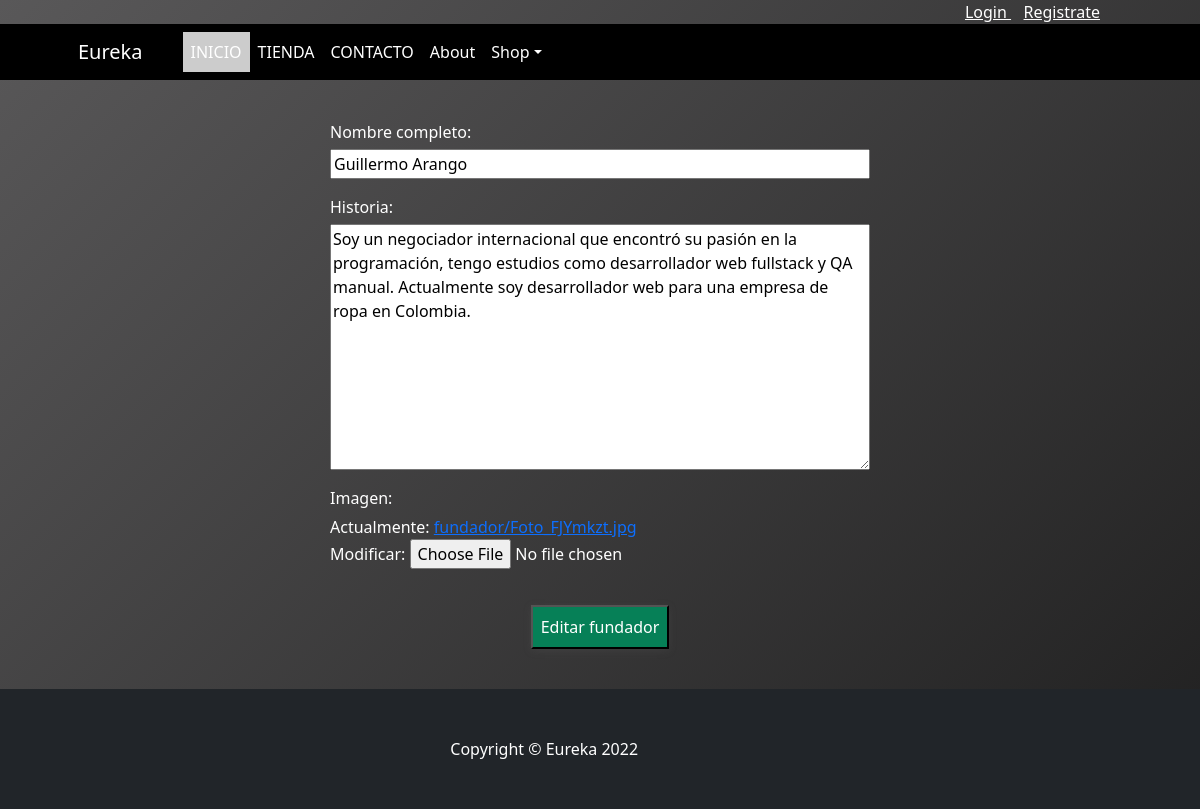
Page /about/editar_fundador/3 on the earlier database version.
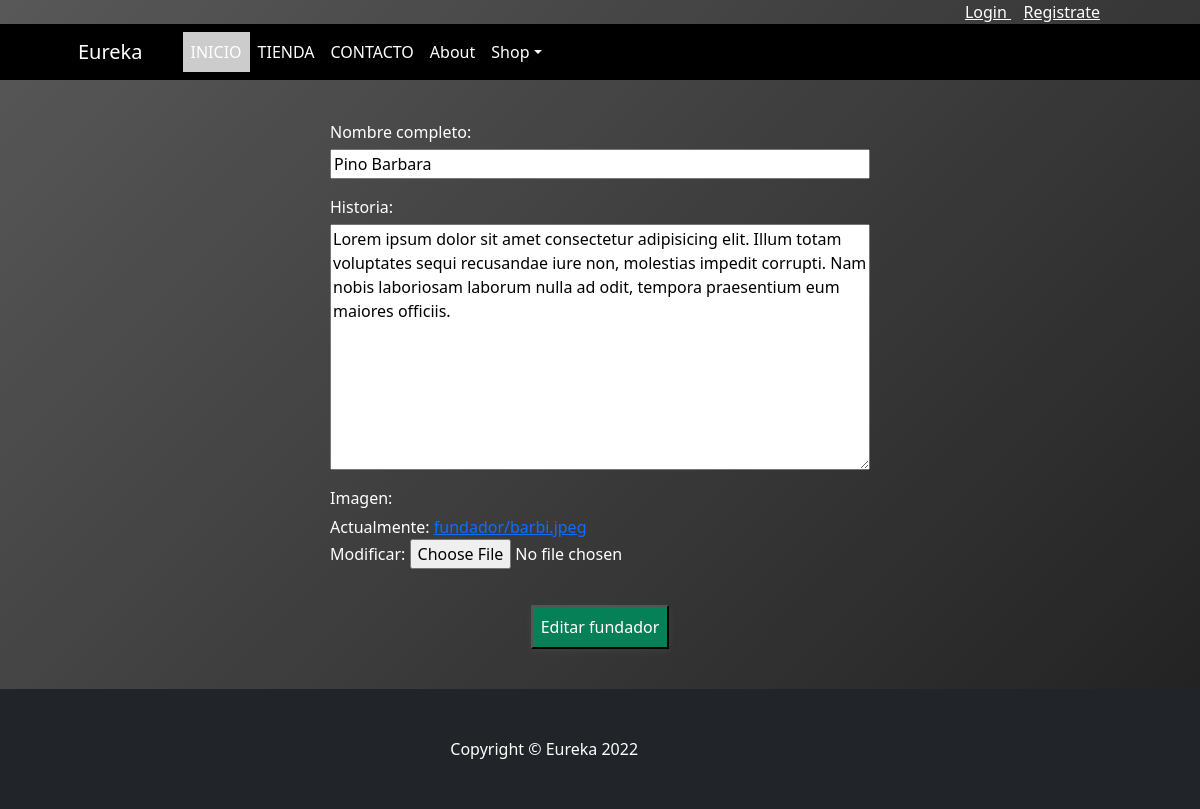
Same page on the later database version.
### About/models.py (models this page shows)
class Fundador(models.Model):
    nombre_completo=models.CharField(max_length=100)
    historia=models.TextField(max_length=500)
    imagen=models.ImageField(null=True, blank=True,upload_to="fundador/")
    created=models.DateTimeField(default=datetime.now())
    updated=models.DateTimeField(default=datetime.now())

### About/views.py (the view)
# urls.py: path('editar_fundador/<id>', editar_fundador, name='about-editar-fundador'),
def editar_fundador(request,id):
    fundador=Fundador.objects.get(id=id)
    if request.method=="POST":
        formulario=FundadoresFormulario(request.POST,request.FILES)
        if formulario.is_valid():
            data=formulario.cleaned_data
            fundador.nombre_completo=data["nombre_completo"]
            fundador.historia=data["historia"]
            fundador.imagen=data["imagen"]
            fundador.updated=datetime.now()
            fundador.save()
            return redirect("about-listar-fundador")
        else:
            return render(request,"About/editar_fundador.html",{"formulario":formulario,"errores":formulario.errors})
    else:
        formulario=FundadoresFormulario(initial={"nombre_completo":fundador.nombre_completo,"historia":fundador.historia,"imagen":fundador.imagen})
        return render(request,"About/editar_fundador.html",{"formulario":formulario,"errores":""})

### About/forms.py
class FundadoresFormulario(forms.Form):
    nombre_completo=forms.CharField()
    historia=forms.CharField(widget=forms.Textarea)
    imagen=forms.ImageField()

### carro/context_processor.py (called while the page is built)
def importe_total_carro(request):
    total=0
    if request.user.is_authenticated:
        for key , value in request.session["carro"].items():
            total=total+(float(value["precio"])*value["cantidad"])
    else:
        total="debes hacer login"
    return {"importe_total_carro":total}

### About/templates/About/editar_fundador.html
{%extends 'Home/base.html'%} {% block contenido %}
<form action="" method="POST" enctype="multipart/form-data">
  {%csrf_token%} {{formulario.as_p}}
  <input type="submit" value="Editar fundador" />
</form>
{% endblock %}

Differences in the rows shown:
changed Fundador: nombre_completo "Guillermo Arango" → "Pino Barbara"; historia "Soy un negociador internacional que encontró su pasión en la programación, tengo estudios como desarrollador web fullstack y QA manual. Actualmente soy desarrollador web para una empresa de ropa en Colombia." → "Lorem ipsum dolor sit amet consectetur adipisicing elit. Illum totam voluptates sequi recusandae iure non, molestias impedit corrupti. Nam nobis laboriosam laborum nulla ad odit, tempora praesentium eum maiores officiis."
Other differences:
text no longer shown: "Nombre completo: Historia: Imagen: Actualmente: fundador/Foto_FJYmkzt.jpg Modificar:"
text now shown: "Nombre completo: Historia: Imagen: Actualmente: fundador/barbi.jpeg Modificar:"
